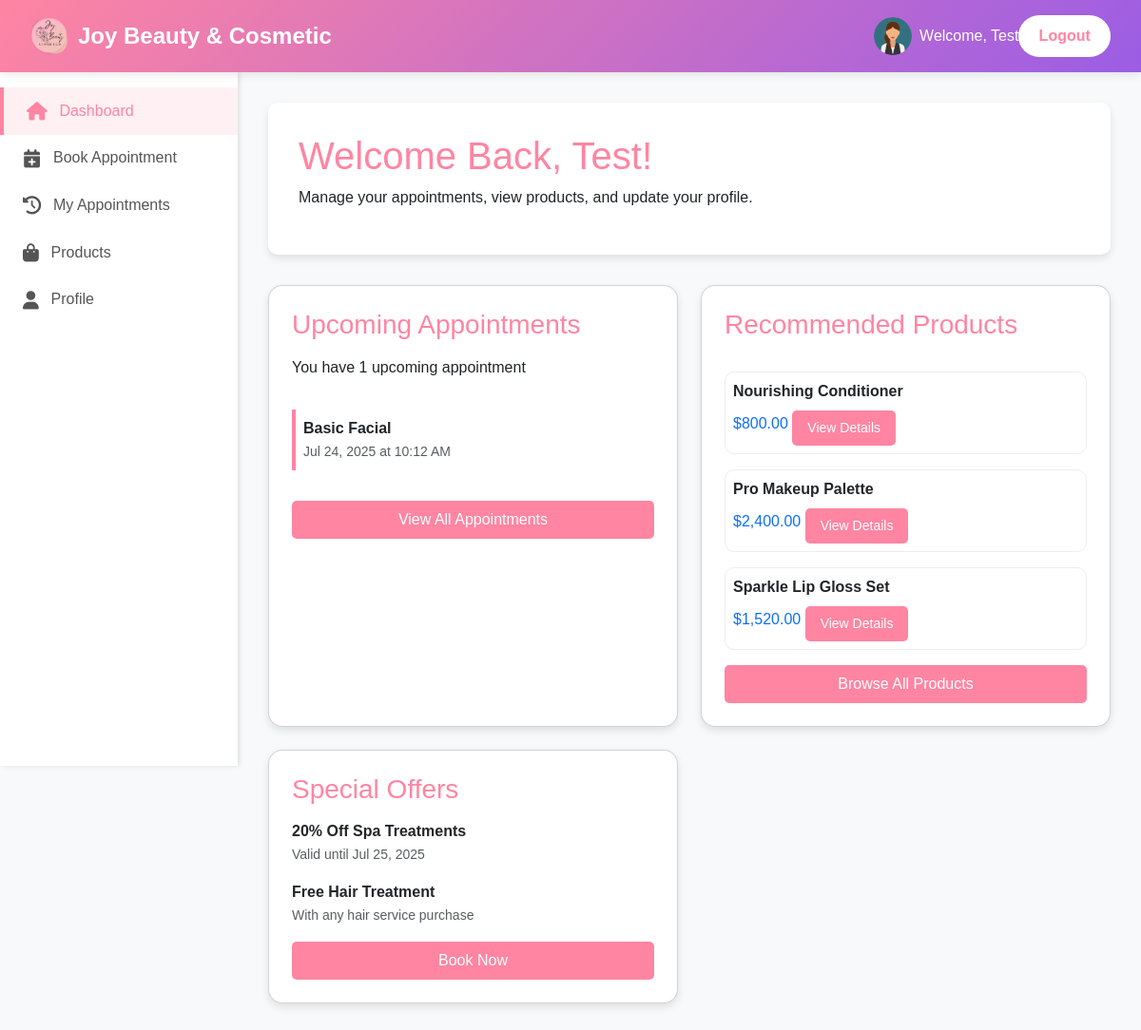
Page /pages/user/dashboard.php (signed in) on the committed database.
### tables this page shows
CREATE TABLE IF NOT EXISTS `appointments` (
  `appointment_id` int NOT NULL AUTO_INCREMENT,
  `user_id` int NOT NULL,
  `service_id` int NOT NULL,
  `appointment_date` date NOT NULL,
  `start_time` time NOT NULL,
  `end_time` time NOT NULL,
  `status` enum('pending','confirmed','completed','cancelled') DEFAULT 'pending',
  `notes` text,
  `created_at` timestamp NULL DEFAULT CURRENT_TIMESTAMP,
  PRIMARY KEY (`appointment_id`),
  KEY `user_id` (`user_id`),
  KEY `service_id` (`service_id`),
  CONSTRAINT `appointments_ibfk_1` FOREIGN KEY (`user_id`) REFERENCES `users` (`user_id`),
  CONSTRAINT `appointments_ibfk_2` FOREIGN KEY (`service_id`) REFERENCES `services` (`service_id`)
);

CREATE TABLE IF NOT EXISTS `services` (
  `service_id` int NOT NULL AUTO_INCREMENT,
  `name` varchar(255) NOT NULL,
  `description` text,
  `price` decimal(10,2) NOT NULL,
  `duration_minutes` int DEFAULT NULL,
  `is_active` tinyint(1) DEFAULT '1',
  `created_at` timestamp NULL DEFAULT CURRENT_TIMESTAMP,
  `image_url` varchar(255) DEFAULT NULL,
  PRIMARY KEY (`service_id`)
);

CREATE TABLE IF NOT EXISTS `products` (
  `product_id` int NOT NULL AUTO_INCREMENT,
  `name` varchar(255) NOT NULL,
  `description` text,
  `category` text,
  `price` decimal(10,2) NOT NULL,
  `stock_quantity` int NOT NULL,
  `image_url` varchar(255) DEFAULT NULL,
  `is_active` tinyint(1) DEFAULT '1',
  `created_at` timestamp NULL DEFAULT CURRENT_TIMESTAMP,
  PRIMARY KEY (`product_id`)
);

### pages/user/dashboard.php (the view, shortened to what this page needs)
<?php
require_once '../../backend/config.php';
$userId = $_SESSION['user_id'];
$activeTab = isset($_GET['tab']) ? sanitizeInput($_GET['tab']) : 'dashboard';
$upcomingAppointments = $pastAppointments = $recommendedProducts = $allProducts = [];
try {
    if ($activeTab === 'dashboard') {
        $stmt = $pdo->prepare("SELECT a.*, s.name as service_name, s.price, s.image_url
                              FROM appointments a
                              JOIN services s ON a.service_id = s.service_id
                              WHERE a.user_id = ? AND a.appointment_date >= CURDATE()
                              ORDER BY a.appointment_date, a.start_time
                              LIMIT 3");
        $stmt->execute([$userId]);
        $upcomingAppointments = $stmt->fetchAll();
        $stmt = $pdo->prepare("SELECT * FROM products WHERE is_active = TRUE ORDER BY RAND() LIMIT 3");
        $stmt->execute();
        $recommendedProducts = $stmt->fetchAll();
    }
} catch(PDOException $e) {
    $error = "Database error: " . $e->getMessage();
}
?>
<!DOCTYPE html>
<html lang="en">
<head>
    <link rel="stylesheet" href="https://cdnjs.cloudflare.com/ajax/libs/font-awesome/6.4.0/css/all.min.css">
    <link href="https://cdn.jsdelivr.net/npm/bootstrap@5.3.0/dist/css/bootstrap.min.css" rel="stylesheet">
</head>
<body>
    <header>
        <div class="logo">
            <img src="../../images/logo.png" alt="Joy Beauty Logo">
            Joy Beauty & Cosmetic
        </div>
        <div class="user-info">
            <img src="../../images/user.png" alt="User">
            <span>Welcome, <?php echo $_SESSION['first_name']; ?></span>
            <a href="?logout" class="logout-btn">Logout</a>
        </div>
    </header>
    <div class="sidebar">
        <ul>
            <li class="<?php echo $activeTab === 'dashboard' ? 'active' : ''; ?>">
                <a href="?tab=dashboard">
                    <i class="fas fa-home"></i> Dashboard
                </a>
            </li>
            <li class="<?php echo $activeTab === 'book' ? 'active' : ''; ?>">
                <a href="?tab=book">
                    <i class="fas fa-calendar-plus"></i> Book Appointment
                </a>
            </li>
            <li class="<?php echo $activeTab === 'appointments' ? 'active' : ''; ?>">
                <a href="?tab=appointments">
                    <i class="fas fa-history"></i> My Appointments
                </a>
            </li>
            <li class="<?php echo $activeTab === 'products' ? 'active' : ''; ?>">
                <a href="?tab=products">
                    <i class="fas fa-shopping-bag"></i> Products
                </a>
            </li>
            <li class="<?php echo $activeTab === 'profile' ? 'active' : ''; ?>">
                <a href="?tab=profile">
                    <i class="fas fa-user"></i> Profile
                </a>
            </li>
        </ul>
    </div>
    <main class="main-content">
        <?php if ($activeTab === 'dashboard'): ?>
        <div class="welcome-section">
            <h1>Welcome Back, <?php echo $_SESSION['first_name']; ?>!</h1>
            <p>Manage your appointments, view products, and update your profile.</p>
        </div>
        <div class="dashboard-cards">
            <div class="card">
                <h3>Upcoming Appointments</h3>
                <p>You have <?php echo count($upcomingAppointments); ?> upcoming appointment<?php echo count($upcomingAppointments) != 1 ? 's' : ''; ?></p>
                <?php if (!empty($upcomingAppointments)): ?>
                <ul class="list-unstyled mt-3">
                    <?php foreach ($upcomingAppointments as $appointment): ?>
                    <li class="mb-3 p-2 appointment-card">
                        <strong><?php echo $appointment['service_name']; ?></strong><br>
                        <small class="text-muted">
                            <?php echo date('M j, Y', strtotime($appointment['appointment_date'])); ?> at
                            <?php echo date('g:i A', strtotime($appointment['start_time'])); ?>
                        </small>
                    </li>
                    <?php endforeach; ?>
                </ul>
                <?php endif; ?>
                <a href="?tab=appointments" class="btn btn-pink">View All Appointments</a>
            </div>
            <div class="card">
                <h3>Recommended Products</h3>
                <?php if (!empty($recommendedProducts)): ?>
                <div class="mt-3">
                    <?php foreach ($recommendedProducts as $product): ?>
                    <div class="mb-3 p-2 product-card">
                        <strong><?php echo $product['name']; ?></strong><br>
                        <span class="text-primary">$<?php echo number_format($product['price'], 2); ?></span>
                        <a href="?tab=products" class="btn btn-sm btn-pink mt-2">View Details</a>
                    </div>
                    <?php endforeach; ?>
                </div>
                <?php endif; ?>
                <a href="?tab=products" class="btn btn-pink">Browse All Products</a>
            </div>
            <div class="card">
                <h3>Special Offers</h3>
                <div class="mb-3">
                    <strong>20% Off Spa Treatments</strong><br>
                    <small class="text-muted">Valid until <?php echo date('M j, Y', strtotime('+1 week')); ?></small>
                </div>
                <div class="mb-3">
                    <strong>Free Hair Treatment</strong><br>
                    <small class="text-muted">With any hair service purchase</small>
                </div>
                <a href="?tab=book" class="btn btn-pink">Book Now</a>
            </div>
        </div>
        <?php endif; ?>
    </main>
</body>
</html>

### pages/user/dashboard.php (style rules this page uses)
:root { --primary-pink: #ff85a2; --dark-pink: #e76f8c; --light-pink: #fff0f3; --teal: #2ec4b6; --purple: #9b5de5; --gold: #ffd166; --dark-blue: #26547c; --light-gray: #f8f9fa; --dark-gray: #343a40; }
body { font-family: 'Poppins', 'Arial', sans-serif; background-color: var(--light-gray); }
header { background: linear-gradient(135deg, var(--primary-pink), var(--purple)); color: white; padding: 1rem 2rem; display: flex; justify-content: space-between; align-items: center; box-shadow: 0 2px 10px rgba(0,0,0,0.1); position: sticky; top: 0; z-index: 100; }
.logo { font-size: 1.5rem; font-weight: 700; display: flex; align-items: center; }
.logo img { height: 40px; margin-right: 10px; }
.user-info { display: flex; align-items: center; }
.user-info img { width: 40px; height: 40px; border-radius: 50%; margin-right: 0.5rem; }
.logout-btn { background-color: white; color: var(--primary-pink); padding: 0.5rem 1.2rem; border-radius: 30px; font-weight: 600; transition: all 0.3s ease; border: 2px solid transparent; text-decoration: none; }
.sidebar { width: 250px; background-color: white; height: calc(100vh - 70px); position: fixed; box-shadow: 2px 0 5px rgba(0,0,0,0.1); }
.sidebar ul { list-style: none; padding: 1rem 0; }
.sidebar ul li { padding: 0.8rem 1.5rem; }
.sidebar ul li a { color: #555; text-decoration: none; display: flex; align-items: center; transition: all 0.3s ease; }
.sidebar ul li a i { margin-right: 0.8rem; font-size: 1.2rem; }
.sidebar ul li.active { background-color: var(--light-pink); border-left: 4px solid var(--primary-pink); }
.sidebar ul li.active a { color: var(--primary-pink); font-weight: 500; }
.main-content { margin-left: 250px; padding: 2rem; }
.welcome-section { background: white; padding: 2rem; border-radius: 10px; box-shadow: 0 4px 8px rgba(0,0,0,0.1); margin-bottom: 2rem; }
.welcome-section h1 { color: var(--primary-pink); margin-bottom: 0.5rem; }
.dashboard-cards { display: grid; grid-template-columns: repeat(auto-fit, minmax(300px, 1fr)); gap: 1.5rem; }
.card { background: white; border-radius: 15px; padding: 1.5rem; box-shadow: 0 4px 8px rgba(0,0,0,0.1); transition: transform 0.3s ease, box-shadow 0.3s ease; }
.card h3 { color: var(--primary-pink); margin-bottom: 1rem; }
.btn-pink { background-color: var(--primary-pink); color: white; border: none; padding: 0.5rem 1rem; border-radius: 5px; cursor: pointer; transition: all 0.3s ease; }
.product-card { border: 1px solid #eee; border-radius: 10px; overflow: hidden; transition: all 0.3s ease; }
.appointment-card { border-left: 4px solid var(--primary-pink); transition: all 0.3s ease; }

### rows in the picture
appointments: service.name "Basic Facial", appointment_date "Jul 24, 2025", start_time "10:12 AM"
products: name "Nourishing Conditioner", price "800.00"
products: name "Pro Makeup Palette", price "2,400.00"
products: name "Sparkle Lip Gloss Set", price "1,520.00"

### other values in the picture
$_SESSION['first_name'] "Test"
count($upcomingAppointments) "1"
